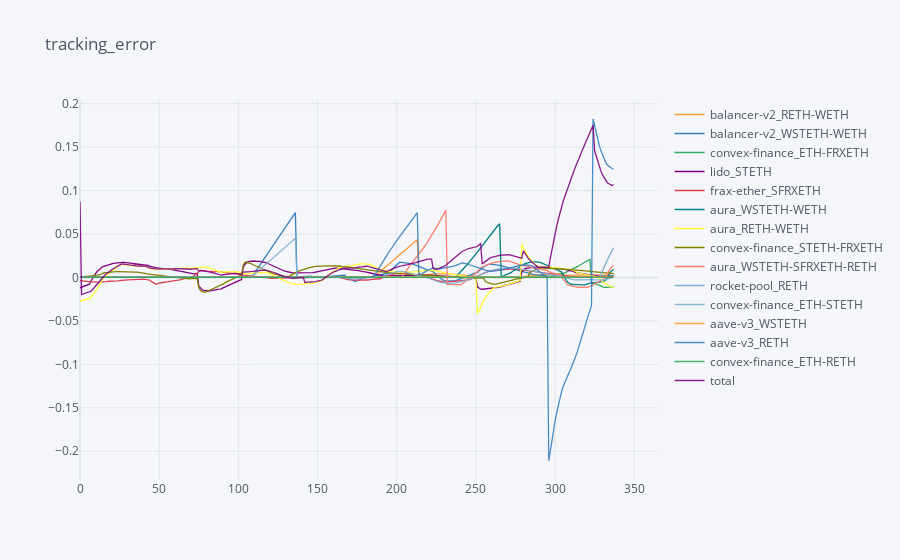

The cell this chart's notebook holds for it:
### Code cell
tracking_error = (backtest['pred_apy'].rolling(28).mean().shift(-28)-backtest['apy'])
tracking_error = tracking_error.rename(columns={col: strategies[vault][vault][int(col)] if col != 'total' else col for col in backtest['weights'].columns})
tracking_error.iplot(title='tracking_error')

### Figure 1 — Plotly figure (JSON) as saved in the notebook; plotly's stock layout.template omitted (floating-point values rounded to 4 significant figures; data arrays with more than 128 entries replaced by an {"elided": "..."} marker saying what was removed)
{"data": [{"line": {"color": "rgba(255, 153, 51, 1.0)", "dash": "solid", "shape": "linear", "width": 1.3}, "mode": "lines", "name": "balancer-v2_RETH-WETH", "text": "", "type": "scatter", "x": {"elided": "366 int values"}, "y": {"elided": "366 mixed values"}}, {"line": {"color": "rgba(55, 128, 191, 1.0)", "dash": "solid", "shape": "linear", "width": 1.3}, "mode": "lines", "name": "balancer-v2_WSTETH-WETH", "text": "", "type": "scatter", "x": {"elided": "366 int values"}, "y": {"elided": "366 mixed values"}}, {"line": {"color": "rgba(50, 171, 96, 1.0)", "dash": "solid", "shape": "linear", "width": 1.3}, "mode": "lines", "name": "convex-finance_ETH-FRXETH", "text": "", "type": "scatter", "x": {"elided": "366 int values"}, "y": {"elided": "366 mixed values"}}, {"line": {"color": "rgba(128, 0, 128, 1.0)", "dash": "solid", "shape": "linear", "width": 1.3}, "mode": "lines", "name": "lido_STETH", "text": "", "type": "scatter", "x": {"elided": "366 int values"}, "y": {"elided": "366 mixed values"}}, {"line": {"color": "rgba(219, 64, 82, 1.0)", "dash": "solid", "shape": "linear", "width": 1.3}, "mode": "lines", "name": "frax-ether_SFRXETH", "text": "", "type": "scatter", "x": {"elided": "366 int values"}, "y": {"elided": "366 mixed values"}}, {"line": {"color": "rgba(0, 128, 128, 1.0)", "dash": "solid", "shape": "linear", "width": 1.3}, "mode": "lines", "name": "aura_WSTETH-WETH", "text": "", "type": "scatter", "x": {"elided": "366 int values"}, "y": {"elided": "366 mixed values"}}, {"line": {"color": "rgba(255, 255, 51, 1.0)", "dash": "solid", "shape": "linear", "width": 1.3}, "mode": "lines", "name": "aura_RETH-WETH", "text": "", "type": "scatter", "x": {"elided": "366 int values"}, "y": {"elided": "366 mixed values"}}, {"line": {"color": "rgba(128, 128, 0, 1.0)", "dash": "solid", "shape": "linear", "width": 1.3}, "mode": "lines", "name": "convex-finance_STETH-FRXETH", "text": "", "type": "scatter", "x": {"elided": "366 int values"}, "y": {"elided": "366 mixed values"}}, {"line": {"color": "rgba(251, 128, 114, 1.0)", "dash": "solid", "shape": "linear", "width": 1.3}, "mode": "lines", "name": "aura_WSTETH-SFRXETH-RETH", "text": "", "type": "scatter", "x": {"elided": "366 int values"}, "y": {"elided": "366 mixed values"}}, {"line": {"color": "rgba(128, 177, 211, 1.0)", "dash": "solid", "shape": "linear", "width": 1.3}, "mode": "lines", "name": "rocket-pool_RETH", "text": "", "type": "scatter", "x": {"elided": "366 int values"}, "y": {"elided": "366 mixed values"}}, {"line": {"color": "rgba(128, 177, 211, 0.8999999999999999)", "dash": "solid", "shape": "linear", "width": 1.3}, "mode": "lines", "name": "convex-finance_ETH-STETH", "text": "", "type": "scatter", "x": {"elided": "366 int values"}, "y": {"elided": "366 mixed values"}}, {"line": {"color": "rgba(255, 153, 51, 0.8999999999999999)", "dash": "solid", "shape": "linear", "width": 1.3}, "mode": "lines", "name": "aave-v3_WSTETH", "text": "", "type": "scatter", "x": {"elided": "366 int values"}, "y": {"elided": "366 mixed values"}}, {"line": {"color": "rgba(55, 128, 191, 0.8999999999999999)", "dash": "solid", "shape": "linear", "width": 1.3}, "mode": "lines", "name": "aave-v3_RETH", "text": "", "type": "scatter", "x": {"elided": "366 int values"}, "y": {"elided": "366 mixed values"}}, {"line": {"color": "rgba(50, 171, 96, 0.8999999999999999)", "dash": "solid", "shape": "linear", "width": 1.3}, "mode": "lines", "name": "convex-finance_ETH-RETH", "text": "", "type": "scatter", "x": {"elided": "366 int values"}, "y": {"elided": "366 mixed values"}}, {"line": {"color": "rgba(128, 0, 128, 0.8999999999999999)", "dash": "solid", "shape": "linear", "width": 1.3}, "mode": "lines", "name": "total", "text": "", "type": "scatter", "x": {"elided": "366 int values"}, "y": {"elided": "366 mixed values"}}], "layout": {"legend": {"bgcolor": "#F5F6F9", "font": {"color": "#4D5663"}}, "paper_bgcolor": "#F5F6F9", "plot_bgcolor": "#F5F6F9", "title": {"font": {"color": "#4D5663"}, "text": "tracking_error"}, "xaxis": {"gridcolor": "#E1E5ED", "showgrid": true, "tickfont": {"color": "#4D5663"}, "title": {"font": {"color": "#4D5663"}, "text": ""}, "zerolinecolor": "#E1E5ED"}, "yaxis": {"gridcolor": "#E1E5ED", "showgrid": true, "tickfont": {"color": "#4D5663"}, "title": {"font": {"color": "#4D5663"}, "text": ""}, "zerolinecolor": "#E1E5ED"}}}
